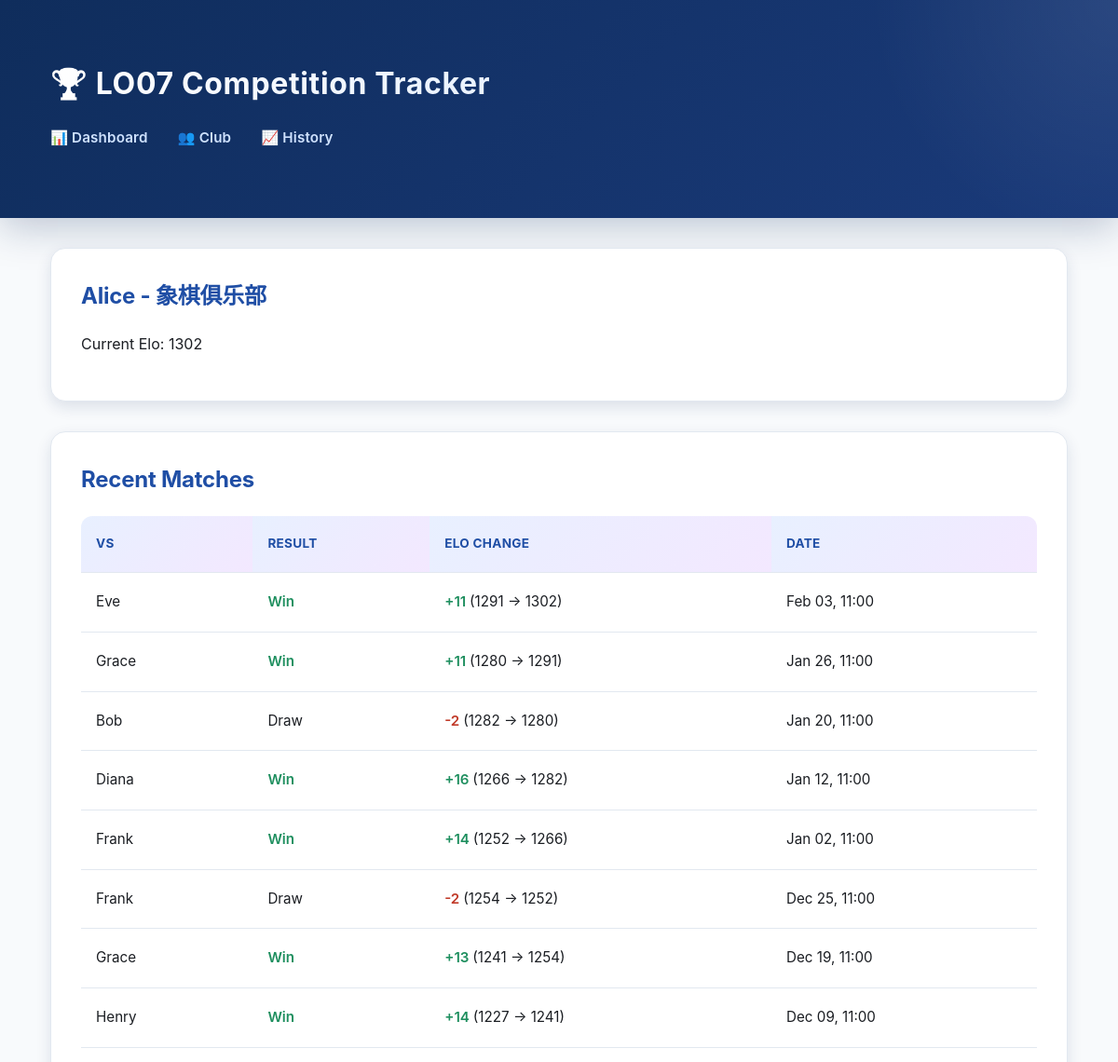
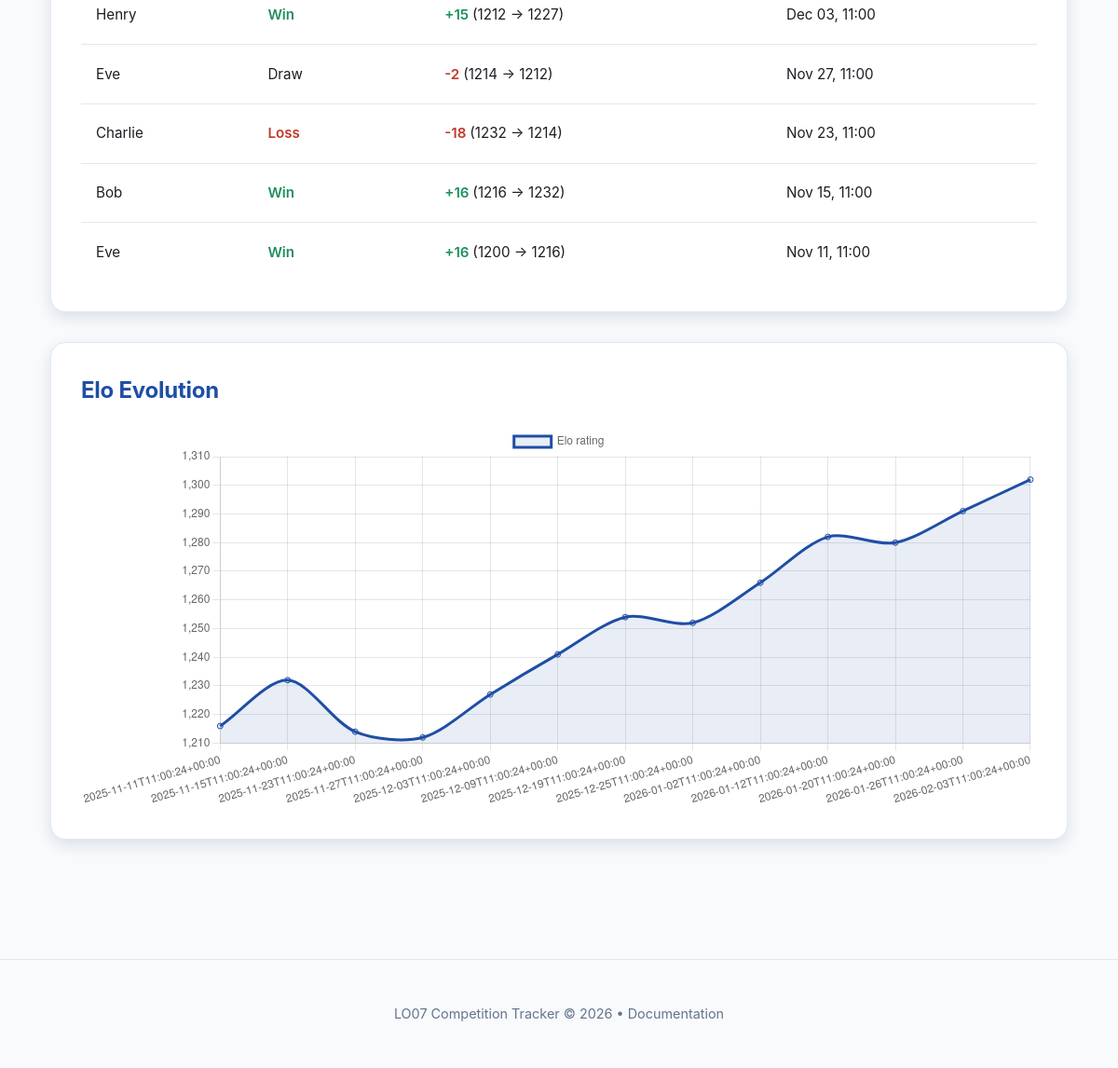
Screenshot of /member.php?club_id=1&user_id=2 with the database file from the repository (2 pictures, top to bottom).
### tables this page shows
CREATE TABLE users (
            id INTEGER PRIMARY KEY AUTOINCREMENT,
            username TEXT NOT NULL UNIQUE,
            created_at TEXT NOT NULL
        );

CREATE TABLE clubs (
            id INTEGER PRIMARY KEY AUTOINCREMENT,
            name TEXT NOT NULL,
            sport TEXT NOT NULL,
            created_by INTEGER NOT NULL,
            created_at TEXT NOT NULL,
            FOREIGN KEY (created_by) REFERENCES users(id)
        );

CREATE TABLE club_members (
            id INTEGER PRIMARY KEY AUTOINCREMENT,
            club_id INTEGER NOT NULL,
            user_id INTEGER NOT NULL,
            current_elo INTEGER NOT NULL,
            matches_played INTEGER NOT NULL DEFAULT 0,
            joined_at TEXT NOT NULL,
            UNIQUE (club_id, user_id),
            FOREIGN KEY (club_id) REFERENCES clubs(id) ON DELETE CASCADE,
            FOREIGN KEY (user_id) REFERENCES users(id) ON DELETE CASCADE
        );

### public/member.php (called while the page is built, shortened)
<?php
require __DIR__ . '/../app/bootstrap.php';
$clubId = (int) ($_GET['club_id'] ?? 0);
$userId = (int) ($_GET['user_id'] ?? 0);
$controller = new MemberController($repo);
$data = $controller->getMemberData($clubId, $userId);
$club = $data['club'];
$user = $data['user'];
$membership = $data['membership'];
$history = $data['history'];
$recent_matches = $data['recent_matches'];
require __DIR__ . '/../app/views/member.php';
require __DIR__ . '/../app/views/layout.php';

### app/bootstrap.php (called while the page is built, shortened)
<?php
$config = require __DIR__ . '/config/config.php';
require __DIR__ . '/config/db.php';
require __DIR__ . '/models/Repository.php';
require __DIR__ . '/controllers/DashboardController.php';
require __DIR__ . '/controllers/ClubController.php';
require __DIR__ . '/controllers/MemberController.php';
$db = db_connect($config);
$repo = new Repository($db);

### app/controllers/MemberController.php (called while the page is built)
<?php
class MemberController
{
    private Repository $repo;
    public function __construct(Repository $repo)
    {
        $this->repo = $repo;
    }
    public function getMemberData(int $clubId, int $userId): array
    {
        return [
            'club' => $this->repo->getClub($clubId),
            'user' => $this->repo->getUserById($userId),
            'membership' => $this->repo->getMember($clubId, $userId),
            'history' => $this->repo->listEloHistory($clubId, $userId),
            'recent_matches' => $this->repo->listMemberMatches($clubId, $userId),
        ];
    }
}

### app/models/Repository.php (called while the page is built, shortened)
<?php
class Repository
{
    private PDO $db;
    public function __construct(PDO $db)
    {
        $this->db = $db;
    }
    public function getUserById(int $userId): ?array
    {
        $stmt = $this->db->prepare('SELECT * FROM users WHERE id = :id');
        $stmt->execute(['id' => $userId]);
        $user = $stmt->fetch(PDO::FETCH_ASSOC);
        return $user ?: null;
    }
    public function getClub(int $clubId): ?array
    {
        $stmt = $this->db->prepare(
            'SELECT c.*, u.username AS creator_name
             FROM clubs c
             LEFT JOIN users u ON u.id = c.created_by
             WHERE c.id = :id'
        );
        $stmt->execute(['id' => $clubId]);
        $club = $stmt->fetch(PDO::FETCH_ASSOC);
        return $club ?: null;
    }
    public function getMember(int $clubId, int $userId): ?array
    {
        $stmt = $this->db->prepare(
            'SELECT cm.*, u.username
             FROM club_members cm
             JOIN users u ON u.id = cm.user_id
             WHERE cm.club_id = :club_id AND cm.user_id = :user_id'
        );
        $stmt->execute([
            'club_id' => $clubId,
            'user_id' => $userId,
        ]);
        $row = $stmt->fetch(PDO::FETCH_ASSOC);
        return $row ?: null;
    }
    public function listEloHistory(int $clubId, int $userId): array
    {
        $stmt = $this->db->prepare(
            'SELECT * FROM elo_history
             WHERE club_id = :club_id AND user_id = :user_id
             ORDER BY created_at ASC'
        );
        $stmt->execute([
            'club_id' => $clubId,
            'user_id' => $userId,
        ]);
        return $stmt->fetchAll(PDO::FETCH_ASSOC);
    }
    public function listMemberMatches(int $clubId, int $userId): array
    {
        $stmt = $this->db->prepare(
            'SELECT
                m.id,
                m.played_at,
                CASE
                    WHEN m.player_a_id = :user_id THEN ub.username
                    ELSE ua.username
                END AS opponent_name,
                m.player_a_id,
                m.player_b_id,
                m.winner_id,
                m.is_draw,
                eh1.elo_before,
                eh1.elo_after,
                eh1.delta
             FROM matches m
             JOIN users ua ON ua.id = m.player_a_id
             JOIN users ub ON ub.id = m.player_b_id
             JOIN elo_history eh1 ON eh1.match_id = m.id AND eh1.user_id = :user_id
             WHERE m.club_id = :club_id AND (m.player_a_id = :user_id OR m.player_b_id = :user_id)
             ORDER BY m.played_at DESC'
        );
        $stmt->execute([
            'club_id' => $clubId,
            'user_id' => $userId,
        ]);
        return $stmt->fetchAll(PDO::FETCH_ASSOC);
    }
}

### app/views/member.php (the view, shortened to what this page needs)
<section class="card">
    <h2><?php echo htmlspecialchars($user['username']); ?> - <?php echo htmlspecialchars($club['name']); ?></h2>
    <p>Current Elo: <?php echo (int) $membership['current_elo']; ?></p>
</section>
<section class="card">
    <h2>Recent Matches</h2>
    <?php if (empty($recent_matches)) : ?>
        <p>No matches yet.</p>
    <?php else : ?>
        <div class="table-wrap">
            <table>
                <thead>
                <tr>
                    <th>vs</th>
                    <th>Result</th>
                    <th>Elo Change</th>
                    <th>Date</th>
                </tr>
                </thead>
                <tbody>
                <?php foreach ($recent_matches as $match) : ?>
                    <tr>
                        <td><?php echo htmlspecialchars($match['opponent_name']); ?></td>
                        <td>
                            <?php if ((int) $match['is_draw'] === 1) : ?>
                                Draw
                            <?php elseif ((int) $match['winner_id'] === (int) $_GET['user_id']) : ?>
                                <span style="color: var(--green); font-weight: 600;">Win</span>
                            <?php else : ?>
                                <span style="color: var(--red); font-weight: 600;">Loss</span>
                            <?php endif; ?>
                        </td>
                        <td>
                            <?php $delta = (int) $match['delta']; ?>
                            <span style="<?php echo $delta > 0 ? 'color: var(--green);' : ($delta < 0 ? 'color: var(--red);' : ''); ?> font-weight: 600;">
                                <?php echo ($delta > 0 ? '+' : '') . $delta; ?>
                            </span>
                            (<?php echo (int) $match['elo_before']; ?> → <?php echo (int) $match['elo_after']; ?>)
                        </td>
                        <td><?php $dt = new DateTime($match['played_at']); echo $dt->format('M d, H:i'); ?></td>
                    </tr>
                <?php endforeach; ?>
                </tbody>
            </table>
        </div>
    <?php endif; ?>
</section>
<section class="card">
    <h2>Elo Evolution</h2>
    <?php if (empty($history)) : ?>
        <p>No history yet.</p>
    <?php else : ?>
        <canvas id="eloChart" height="120"></canvas>
    <?php endif; ?>
</section>
<?php if (! empty($history)) : ?>
    <script>
        // x 轴为时间，y 轴为 Elo 分数。
        const labels = <?php echo json_encode(array_map(
            static fn($row) => $row['created_at'],
            $history
        )); ?>;
        const eloData = <?php echo json_encode(array_map(
            static fn($row) => (int) $row['elo_after'],
            $history
        )); ?>;
        // 初始化折线图。
        const ctx = document.getElementById('eloChart');
        new Chart(ctx, {
            type: 'line',
            data: {
                labels: labels,
                datasets: [{
                    label: 'Elo rating',
                    data: eloData,
                    borderColor: '#1f4ea5',
                    backgroundColor: 'rgba(31, 78, 165, 0.1)',
                    tension: 0.3,
                    fill: true
                }]
            },
            options: {
                responsive: true,
                scales: {
                    y: {
                        beginAtZero: false
                    }
                }
            }
        });
    </script>
<?php endif; ?>

### public/assets/styles.css (style rules this page uses)
:root { --blue: #1f4ea5; --blue-light: #e8f0ff; --green: #1f8f5f; --green-light: #e8f5ef; --red: #c13b2a; --red-light: #ffe8e5; --amber: #d97706; --amber-light: #fef3e2; --purple: #7c3aed; --purple-light: #f3e8ff; --sky: #0284c7; --sky-light: #e0f2fe; --bg: #f8fafc; --bg-dark: #1e293b; --card: #ffffff; --text: #1b1e23; --muted: #64748b; --border: #e2e8f0; --shadow-sm: 0 2px 6px rgba(15, 45, 92, 0.08); --shadow-md: 0 6px 16px rgba(15, 45, 92, 0.12); --shadow-lg: 0 12px 32px rgba(15, 45, 92, 0.15); }
* { box-sizing: border-box; }
body { margin: 0; font-family: -apple-system, BlinkMacSystemFont, "Segoe UI", "Helvetica Neue", sans-serif; color: var(--text); background: var(--bg); line-height: 1.6; }
.card { background: var(--card); border-radius: 16px; padding: 2rem; margin-bottom: 2rem; box-shadow: var(--shadow-md); transition: all 0.3s ease; border: 1px solid var(--border); position: relative; overflow: hidden; }
.card::before { content: ''; position: absolute; top: 0; left: 0; right: 0; height: 4px; background: linear-gradient(90deg, var(--blue), var(--purple), var(--sky)); transform: scaleX(0); transform-origin: left; transition: transform 0.3s ease; }
.card h2 { margin: 0 0 1.2rem; font-size: 1.5rem; color: var(--blue); font-weight: 700; letter-spacing: -0.01em; }
.table-wrap { overflow-x: auto; }
table { width: 100%; border-collapse: collapse; background: var(--card); border-radius: 12px; overflow: hidden; }
th, td { text-align: left; padding: 1.2rem 1rem; border-bottom: 1px solid var(--border); font-size: 0.95rem; line-height: 1.6; }
th { background: linear-gradient(135deg, var(--blue-light) 0%, var(--purple-light) 100%); color: var(--blue); font-weight: 700; letter-spacing: 0.02em; text-transform: uppercase; font-size: 0.85rem; }
tbody tr { transition: all 0.2s ease; }
tbody tr:last-child td { border-bottom: none; }

### rows the page displays
users: username "Alice"
clubs: name "象棋俱乐部"
club_members: current_elo "1302"

### other values shown
$match['opponent_name'] "Eve"
$delta "11"
$match['elo_before'] "1291"
$match['elo_after'] "1302"
$dt->format('M d, H:i') "Feb 03, 11:00"
$match['opponent_name'] "Grace"
$match['elo_before'] "1280"
$match['elo_after'] "1291"
$dt->format('M d, H:i') "Jan 26, 11:00"
$match['opponent_name'] "Bob"
$delta "-2"
$match['elo_before'] "1282"
$match['elo_after'] "1280"
$dt->format('M d, H:i') "Jan 20, 11:00"
$match['opponent_name'] "Diana"
